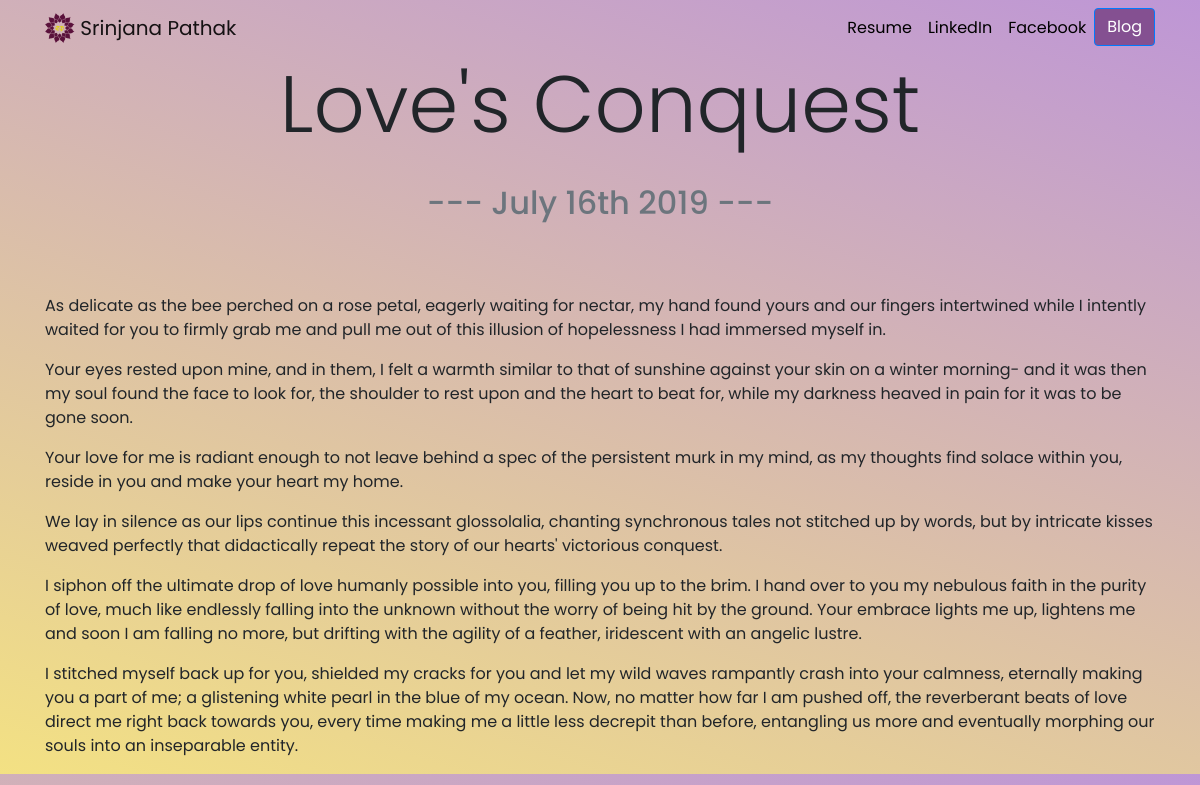
The app's page /blog/4/ with its own data.
### blog/models.py (models this page shows, shortened)
class Blog(models.Model):
    title = models.CharField(max_length=200)
    description = models.TextField(max_length=5000)
    date = models.DateField()

### blog/views.py (the view)
# urls.py: path('<int:blog_id>/', views.detail, name='detail')
def detail(request, blog_id):
    blog = get_object_or_404(Blog, pk=blog_id)
    return render(request, 'blog/detail.html', {'blog': blog})

### blog/templates/blog/detail.html
{% extends 'portfolio/base.html' %}
{% load static %}
{% block content %}
<h1 class="text-center display-2" id="blogdetailtitle">{{ blog.title }}</h1>
<br>
<h2 class="text-center text-muted mb-5">--- {{ blog.date|date:'F jS Y'  }} ---</h2>
<br>
{{ blog.description|safe }}
{% endblock %}

### portfolio/static/portfolio/prtfl_master.css (style rules this page uses)
body { font-family: 'Poppins', sans-serif; background-color: #f3e183; background-image: linear-gradient(19deg, #f3e183 0%, #be96d6 100%); }
@media (min-width: 992px) { #blogdetailtitle { font-size: 5rem; } }

### records on screen
Blog: title "Love's Conquest", date "July 16th 2019", description "As delicate as the bee perched on a rose petal, eagerly waiting for nectar, my hand found yours and our fingers intertwined while I intently waited for you to firmly grab me and pull me out of this illusion of hopelessness I had immersed myself in. Your eyes rested upon mine, and in them, I felt a warmth similar to that of sunshine against your skin on a winter morning- and it was then my soul found the face to look for, the shoulder to rest upon and the heart to beat for, while my darkness heaved in pain for it was to be gone soon. Your love for me is radiant enough to not leave behind a spec of the persistent murk in my mind, as my thoughts find solace within you, reside in you and make…"
